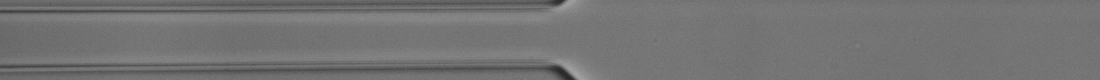
#> input picture data/channel_example.png, 1100 x 80 px
$ jupyter execute --allow-errors Python-Intermediate-Workshop-Other-Loops.ipynb   (shell and % lines are left out)
#> lines starting #> are read from the running program, lines starting #| are printed output that depends on the picture
# Welcome to the Intermediate Python Workshop

## Loops beyond for and while

This notebooks will give you an introduction to looping with list comprehensions and numpy in Python, as well as some other tricks.
Here is a [beginners guide to For and While loops](https://www.youtube.com/watch?v=6iF8Xb7Z3wQ). We won't cover those here!

Eoghan O'Connell, Guck Division, MPL, 2023

[cell 1]
# notebook metadata you can ignore!
info = {"topic": ["list comprehensions", "generator expressions", "timeit", "numpy", "tqdm"],
        "version" : "0.0.2"}

### How to use this notebook

- Click on a cell (each box is called a cell). Hit "shift+enter", this will run the cell!
- You can run the cells in any order!
- The output of runnable code is printed below the cell.
- Check out this [Jupyter Notebook Tutorial video](https://www.youtube.com/watch?v=HW29067qVWk).

See the help tab above for more information!

# What is in this Workshop?
In this notebook we cover:

- List comprehensions
   - Generator expressions
   - dict comprehensions

- When not to use loops (when you can use NumPy)
- TQDM progress bar

-----------
## List comprehensions

In Python we can loop over an iterable with a `for` or `while` loop.

We can also loop over lists with a special loop called a **list comprehesion**.

- There is a similar syntax used for generator expressions (which we can convert to tuple comprehensions).
- There is also dict comprehensions!

List comprehensions are compact and can be quite fast! We will compare their speed to other looping below.

### Example List comprehension

Imagine we have a list of numbers and want to square each value. We would usually use a `for` loop...

[cell 2]
my_lst = [2, 3, 5]

my_sq_lst = []
for i in my_lst:
    my_sq_lst.append(i**2)

print(my_sq_lst)

[cell 3]
# let's do this with a list comprehension

my_sq_lst = [i**2 for i in my_lst]

print(my_sq_lst)

In the list comprehension, you can read it as the `for i in my_lst` part first, then do `i**2` to every `i`.

It will return a new list.

Of course, we can add extra stuff which makes it slightly more complicated...

[cell 4]
# using if else statements in a list comprehension.

my_sq_lst = [i**2 if i>2 else i-5 for i in my_lst]

print(my_sq_lst)

Let's break that down... How do we make sense of it???

Read it like this:
- `for i in my_lst`
- do `i**2` to every `i`
- then it feels like a normal if-else clause `if i>2 else i-5`

It can take a while to get used to this syntax. But it is super fun, compact and can be very fast.

Here is what it would look like as a normal for loop...

[cell 5]
my_sq_lst = []
for i in my_lst:
    if i>2:
        i = i**2
    else:
        i = i-5
    my_sq_lst.append(i)

print(my_sq_lst)

So you can see that the list comprehension is much more compact!

Let's look at how fast list compreshensions are when compared to for loops...

*(you don't need to understand how this timing is happening)*

[cell 6]
# speed of for loop
my_lst = list(range(10000))
my_sq_lst = []

for i in my_lst: my_sq_lst.append(i**2)

# speed of list comprehension
my_sq_lst = []
my_sq_lst = [i**2 for i in my_lst]

Wow, 15% faster (on my PC)! That's great!

We can also use similar sytax for generator expressions (which we can convert to tuples or lists easily if need be).

### Generator expressions

A generator is an iterable but really fast. It is fast because the generator doesn't hold all of its information in one place. It "generates" it on the fly when you need it.

Let's compare syntax and speed of a generator expression to a list comprehension.

**The timeit module will not save the variable, so looking at its type won't be reliable!**

[cell 7]
# create a generator and list

my_generator = (i for i in range(10000))
my_lst = [i**2 for i in my_generator]

[cell 8]

# use list in for loop
my_sq_lst = []
for i in my_lst: my_sq_lst.append(i**2)

[cell 9]

my_sq_lst = []
for i in my_generator: my_sq_lst.append(i**2)

[cell 10]

# use generator in for loop
my_sq_lst = []
for i in my_generator: my_sq_lst.append(i**2)

[cell 11]

# use range in for loop
my_sq_lst = []
for i in range(10000): my_sq_lst.append(i**2)

[cell 12]

# use list in list comprehension
my_sq_lst = [i**2 for i in my_lst]

[cell 13]

# use generator in list comprehension
my_sq_lst = [i**2 for i in my_generator]

[cell 14]

# use list in generator expression
my_sq_lst = (i**2 for i in my_lst)

[cell 15]

# use generator in generator expression
my_sq_lst = (i**2 for i in my_generator)

[cell 16]

# use range in generator expression
my_sq_lst = (i**2 for i in range(10000))

So it looks like using a **generator speeds up our looping by quite a lot**! Especially in a for loop.

Lesson learned, if you can use a generator to loop over an iterable, do! (However, there are always nuances with looping, so don't take this as gospel for all situations). Also, **USE PROFILING!**

### Dict comprehensions

The syntax for a dict comprehension is slightly more complicated than in a list comprehension because dict has both key and value!

Here is the syntax: `{key: value for (key, value) in iterable}`

**HOWEVER**, you might be able to use the `dict` constructor directly for your use-case. Let's look at them all with a little help from [Carl](https://www.exquisiteartz.co.uk/ekmps/shops/exquisiteartz/images/carl-sagan-quote-the-pale-blue-dot.-space-print-poster-canvas.-sizes-a1-a2-a3-a4-3813-p[ekm]1150x812[ekm].jpg)!

[cell 17]
# I have two lists and want to make a dictionary. We can do this with a for loop or a dict comprehension

my_keys = ["name", "age", "appearance"]
my_values = ["Earth", 4.54e9, ["pale", "blue", "dot"]]

# use for loop
my_dict = {}
for key, value in zip(my_keys, my_values):
    my_dict[key] = value
print(f"for loop:           {my_dict}")


# dict comprehension
my_dict = {key:value for (key, value) in zip(my_keys, my_values)}
print(f"dict comprehension: {my_dict}")


# dict constructor called directly
my_dict = dict(zip(my_keys, my_values))
print(f"dict constructor:   {my_dict}")

[cell 18]
# and the speeds...

print("\nfor loop")
my_dict = {}
for key, value in zip(my_keys, my_values): my_dict[key] = value

print("\ndict comprehension")
my_dict = {}
my_dict = {key:value for (key, value) in zip(my_keys, my_values)}

print("\ndict constructor")
my_dict = {}
my_dict = dict(zip(my_keys, my_values))

Looks like the `for` loop and dict constructor are very fast.
This is because in Python looping over and accessing a dict is very fast.

The `for` loop and the list comprehension add extra options. For example, you can manipuate the keys or values during dict creation.

## When not to use loops

Sometimes you don't need to use loops, or you might find that your code is slow because of many loops.

If you are working with numbers, arrays or matrixes, you can use numpy to do very fast matrix calculations.

**Example**

You have 5 images and want to find the maximum pixel value in each image.

- First we will do this with a `for` loop
- Second we will do this purely with `numpy`

[cell 19]
# example images
import cv2
import random

my_image = cv2.imread("../../data/channel_example.png", cv2.IMREAD_GRAYSCALE) + random.randint(10, 30)
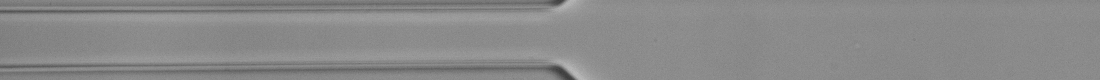
#> my_image: shape (80, 1100); min 60, max 185, mean 137.1

images = []
for i in range(5):  # pretend we have 5 images
    images.append(my_image)
#> after the loop, images = 5 items

print(len(images))
#| 5

[cell 20]
# get the maximum pixel value of each image

max_pixel = []
for im in images:
    max_pixel.append(im.sum())
#> this loop made 5 passes
#> after the loop, max_pixel = [12062509, 12062509, 12062509, 12062509, 12062509]

print(max_pixel)
#| [12062509, 12062509, 12062509, 12062509, 12062509]

[cell 21]
# use numpy to do this without a loop
import numpy as np

images_arr = np.array(images)  # wouldn't be needed if we loaded as a stack
max_pixel = images_arr.sum(axis=(1, 2))  # we have to "squish" two dimensions
print(max_pixel)
#| [12062509 12062509 12062509 12062509 12062509]

Let's see how fast they are...

[cell 22]
# we make a large list/array for more relaistic timing

my_image = cv2.imread("../../data/channel_example.png", cv2.IMREAD_GRAYSCALE) + random.randint(10, 30)
#> my_image: shape (80, 1100); min 61, max 186, mean 138.1

images = []
for i in range(500):
    images.append(my_image)
#> after the loop, images = 500 items


print(f"For loop with sum():")
sum_pixel = []
for im in images: sum_pixel.append(sum(im))
#> after the loop, sum_pixel = 500 items


print(f"\nFor loop with np.sum():")
sum_pixel = []
for im in images: sum_pixel.append(np.sum(im))
#> after the loop, sum_pixel = 500 values from 12150509 to 12150509


print(f"\nNumpy only:")
images_arr = np.array(images)
sum_pixel = np.sum(images_arr, axis=(1, 2))


print(f"\nList comprehension:")
sum_pixel = [sum(im) for im in images]
#> sum_pixel = 500 items


print(f"\nList comprehension with np.sum:")
sum_pixel = [im.sum() for im in images]
#> sum_pixel = 500 values from 12150509 to 12150509
